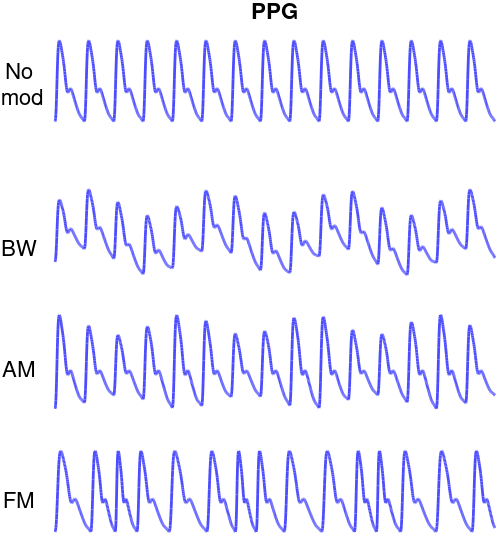
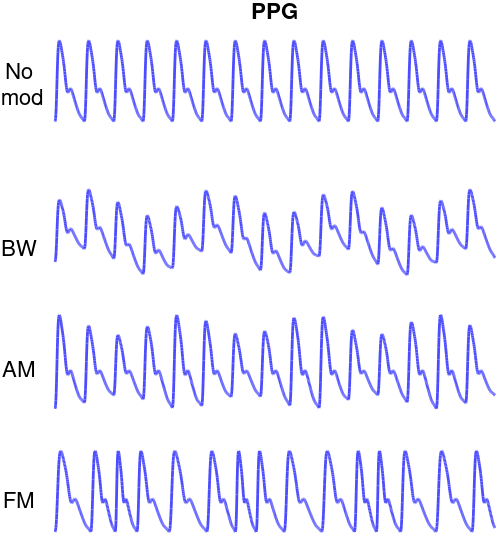
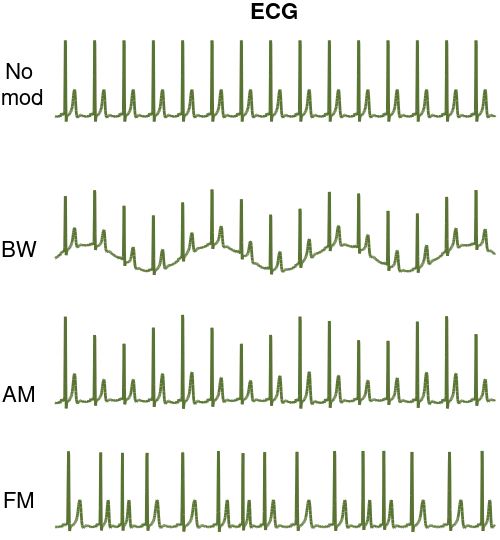
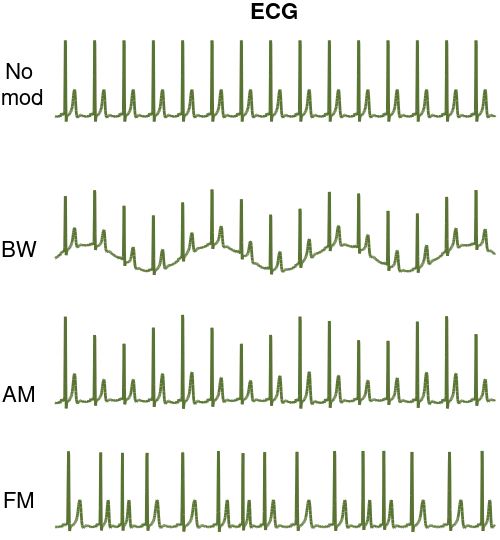

These figures' MATLAB source, in order:
function make_respiratory_modulations_plot
% make_respiratory_modulations_plot creates a plot of respiratory
% modulations of the ECG and PPG signals. 
%
%               make_respiratory_modulations_plot
%
%	This file creates the image originally published in:
%           Charlton P.H. et al. An assessment of algorithms to estimate
%           respiratory rate from the electrocardiogram and photoplethysmogram,
%           Physiological Measurement, 37(4), 2016
%           DOI: https://doi.org/10.1088/0967-3334/37/4/610
%   Please cite this publication when using this image.
%
%   In addition, it was modified on 27th Feb 2020 to also create individual
%   images for the ECG and PPG
%   
%   Output:
%       PNG images in the same folder as this script: one illustrating both
%       ECG and PPG signals, and one for each signal individually.
%     
%   Comments, Questions, Criticisms, Feedback, Contributions:
%       See: http://peterhcharlton.github.io/RRest/contributions.html
%
%   Licence:
%       please see the accompanying file named "LICENSE"
%

%% Settings

no_beats = 511;
sig_range = 1;
f_r = 0.23; w_r = 2*pi*f_r;
f_c = 1.2; w_c = 2*pi*f_c;
fs = 100;
a_r = 0.22;

%% Load data

ecg_data.t = 0:0.01:1;
ecg_data.v = [0.0628929206915458,0.0628929206915458,0.0587000506488106,0.0607963906957733,0.0587000506488106,0.0628929206915458,0.0587000506488106,0.0649893007277317,0.0587000506488106,0.0649893906993127,0.0628929206915458,0.0628929206915458,0.0587001706021793,0.0607964806721212,0.0754714208624968,0.0670857907342811,0.0712786607770163,0.0607965306526915,0.0587000506488106,0.0712790306332367,0.0796641009790649,0.0880504708590479,0.100628751076163,0.0985321711111414,0.0922430109906925,0.0817607109175321,0.0796644008624868,0.0859536009673920,0.0838574908197314,0.0943395309891593,0.0964358810334277,0.0964358810334277,0.0796640410023805,0.138365121315293,0.553456376600879,1,0.964354102164553,0.276729142911456,0,0.0251570603185868,0.0628930206526865,0.0649893907034836,0.0712784908430773,0.0733751507770112,0.0712787207537007,0.0796644008624868,0.0796644008624868,0.0880501409479572,0.0838572908974501,0.0943395809596000,0.0964358810334277,0.106917921192726,0.109014511153862,0.115303891188820,0.121593101289839,0.129978841375310,0.138364581460780,0.153039681588981,0.167714841693866,0.186582621942805,0.218028912350468,0.247379232560238,0.285115292855479,0.322850853343825,0.352200673749083,0.375261713885036,0.389936784024894,0.394129654067629,0.373165483784006,0.329140363329457,0.259957612777821,0.190775711926268,0.138365241204309,0.0922432209090877,0.0754715108275234,0.0545071806060754,0.0545071806060754,0.0461214405206049,0.0545071806060754,0.0566034506718976,0.0628929206915458,0.0628929206915458,0.0712786607770163,0.0712786607770163,0.0754715308197515,0.0754715308197515,0.0796644008624868,0.0796644008624868,0.0796644008624868,0.0796644008624868,0.0754716807614624,0.0712786607770163,0.0712786607770163,0.0754715308197515,0.0670859806604482,0.0628929206915458,0.0670857907342811,0.0607963906957734,0.0670857907342811,0.0628929206915458,0.0712786607770163];

ppg.t = 0:0.01:1;
ppg.v = [0,0.00927542939852481,0.0372488322480372,0.0896445546165244,0.169004189004819,0.272647048523832,0.393762147326141,0.522824548449564,0.648130256209061,0.758626219281831,0.847819546835619,0.914400499067893,0.959234915642351,0.985437381517778,0.997714838452157,1,0.995011418768304,0.985125871133712,0.971761461825674,0.955456925699569,0.937412807053363,0.917629320396664,0.896682390477446,0.875479725915258,0.853916479121250,0.832170367477851,0.810423915529333,0.788209093110292,0.764908967193013,0.739300355899694,0.712381664572962,0.683143829496475,0.651587233363082,0.618067496536693,0.583173995134062,0.547292623927837,0.511984733125585,0.478482376769321,0.447658087846185,0.420523059079013,0.397447373925289,0.378897500664425,0.366497617029747,0.359654515162849,0.357484309046336,0.359638663309276,0.364692117662492,0.372113594720006,0.380055318961484,0.388913036314599,0.399242502208559,0.406355757469157,0.408744202083830,0.407861780008873,0.404510362335276,0.398839763639832,0.390849762384774,0.382094285048579,0.372173831593098,0.361197192580294,0.349640925944862,0.337504695928278,0.325000637378979,0.312496521432379,0.300276611142535,0.287995625629235,0.275491584041999,0.263380083238680,0.251419743047758,0.239459173263126,0.227498880486464,0.215538282837730,0.203643944307285,0.192226987553774,0.180948415515039,0.170075343432093,0.159202176822953,0.148329061636135,0.137738867025047,0.127409366648891,0.117434993958546,0.108040650505145,0.0992259833676540,0.0909912956489715,0.0833362360009967,0.0775118991588359,0.0715432265228746,0.0656005086235839,0.0601638844825797,0.0549468564227474,0.0507434502364092,0.0467557643993294,0.0426247533240844,0.0390735410794610,0.0355210529792382,0.0310620642768787,0.0254434048267722,0.0182660054583478,0.0102196996141933,0.00347880408741879,0.00152249485121779];

sin_wave.t = ppg.t;
sin_wave.v = sin(w_c*ppg.t);

%% Find plain data
for sig = {'ppg', 'ecg_data', 'sin_wave'}
    % Extract data
    eval(['data = ' sig{1,1} ';']);
    % Normalise data
    data.v = sig_range * (data.v - min(data.v))/(range(data.v));
    % Multiply data
    data.seg.v = [ data.v, repmat(data.v(2:end), [1,no_beats-1]) ];
    data.seg.t = 0:(1/fs):no_beats;
    % Re-insert data
    eval([sig{1,1} ' = data;']);
end

%% Find modulated data
for sig = {'ppg', 'ecg_data', 'sin_wave'}
    % Extract data
    eval(['data = ' sig{1,1} ';']);
    % BW:
    data.bw.v = data.seg.v + a_r*sin(w_r*data.seg.t);
    data.bw.t = data.seg.t;
    % AM:
    data.am.t = data.seg.t;
    % data.am.v = data.seg.v.*(1+a_r*sin(w_r*data.seg.t));
    data.am.v = detrend(data.seg.v).*((1/a_r)+cos(w_r*data.seg.t));
    % FM:
    temp.t = data.seg.t + a_r*sin(w_r*data.seg.t);
    temp.v = data.seg.v;
    data.fm.t = data.seg.t;
    data.fm.v = interp1(temp.t, temp.v, data.fm.t);
    % Re-insert data
    eval([sig{1,1} ' = data;']);
end

%% Make individual PPG and ECG modulations figures
make_individual_ppg_ecg_figs(ppg, ecg_data);

%% Make PPG and ECG modulations figure
make_ppg_ecg_fig(ppg, ecg_data);

end

function make_ppg_ecg_fig(ppg, ecg_data)

% setup figure
close all
duration = 15;
paper_size = [480 270 960 540]./100;
height = 0.18;
width = 0.43;
h_fig = figure('Position',paper_size*100);
set(gcf,'color','w');
color = get(h_fig,'Color');
fontsize = 16;

% Plot PPG and ECG
temp = ppg;
ppg_col = [0.3, 0.3, 1];
ax(1) = subplot('Position', [0.07, 0.7, width, height]); data = temp.seg; rel_els = find(data.t<=duration); plot(data.t(rel_els), data.v(rel_els), 'Color', ppg_col, 'LineWidth', 2), xlim([min(data.t(rel_els)), max(data.t(rel_els))]), ylim([min(data.v(rel_els))-0.1, max(data.v(rel_els))+0.1]), set(gca, 'XTick', [], 'YTick', []), set(gca,'XColor',color,'YColor',color,'TickDir','out'), ylabel({' ','No       ', 'mod      '}, 'Rotation', 0, 'Color', 'k', 'FontSize', fontsize, 'Position', [-0.5,0.2]), title('PPG', 'FontSize', fontsize)
ax(2) = subplot('Position', [0.07, 0.46, width, height]); data = temp.bw; rel_els = find(data.t<=duration); plot(data.t(rel_els), data.v(rel_els), 'Color', ppg_col, 'LineWidth', 2), xlim([min(data.t(rel_els)), max(data.t(rel_els))]), ylim([min(data.v(rel_els))-0.1, max(data.v(rel_els))+0.1]), set(gca, 'XTick', [], 'YTick', []), set(gca,'XColor',color,'YColor',color,'TickDir','out'), ylabel('BW       ', 'Rotation', 0, 'Color', 'k', 'FontSize', fontsize, 'Position', [-0.5,0.1])
ax(3) = subplot('Position', [0.07, 0.23, width, height]); data = temp.am; rel_els = find(data.t<=duration); plot(data.t(rel_els), data.v(rel_els), 'Color', ppg_col, 'LineWidth', 2), xlim([min(data.t(rel_els)), max(data.t(rel_els))]), ylim([min(data.v(rel_els))-0.1, max(data.v(rel_els))+0.1]), set(gca, 'XTick', [], 'YTick', []), set(gca,'XColor',color,'YColor',color,'TickDir','out'), ylabel('AM       ', 'Rotation', 0, 'Color', 'k', 'FontSize', fontsize, 'Position', [-0.5,-0.3])
ax(4) = subplot('Position', [0.07, 0.00, width, height]); data = temp.fm; rel_els = find(data.t<=duration); plot(data.t(rel_els), data.v(rel_els), 'Color', ppg_col, 'LineWidth', 2), xlim([min(data.t(rel_els)), max(data.t(rel_els))]), ylim([min(data.v(rel_els))-0.1, max(data.v(rel_els))+0.1]), set(gca, 'XTick', [], 'YTick', []), set(gca,'XColor',color,'YColor',color,'TickDir','out'), ylabel('FM       ', 'Rotation', 0, 'Color', 'k', 'FontSize', fontsize, 'Position', [-0.5,0.3])
temp = ecg_data;
ecg_col = [0.35, 0.45, 0.2];
ax(1) = subplot('Position', [0.56, 0.7, width, height]); data = temp.seg; rel_els = find(data.t<=duration); plot(data.t(rel_els), data.v(rel_els), 'Color', ecg_col, 'LineWidth', 2), xlim([min(data.t(rel_els)), max(data.t(rel_els))]), ylim([min(data.v(rel_els))-0.1, max(data.v(rel_els))+0.1]), set(gca, 'XTick', [], 'YTick', []), set(gca,'XColor',color,'YColor',color,'TickDir','out'), title('ECG', 'FontSize', fontsize), %ylabel('No mod             ', 'Rotation', 0, 'Color', 'k', 'FontSize', fontsize)
ax(2) = subplot('Position', [0.56, 0.46, width, height]); data = temp.bw; rel_els = find(data.t<=duration); plot(data.t(rel_els), data.v(rel_els), 'Color', ecg_col, 'LineWidth', 2), xlim([min(data.t(rel_els)), max(data.t(rel_els))]), ylim([min(data.v(rel_els))-0.1, max(data.v(rel_els))+0.1]), set(gca, 'XTick', [], 'YTick', []), set(gca,'XColor',color,'YColor',color,'TickDir','out'), %ylabel('BW        ', 'Rotation', 0, 'Color', 'k', 'FontSize', fontsize)
ax(3) = subplot('Position', [0.56, 0.23, width, height]); data = temp.am; rel_els = find(data.t<=duration); plot(data.t(rel_els), data.v(rel_els), 'Color', ecg_col, 'LineWidth', 2), xlim([min(data.t(rel_els)), max(data.t(rel_els))]), ylim([min(data.v(rel_els))-0.1, max(data.v(rel_els))+0.1]), set(gca, 'XTick', [], 'YTick', []), set(gca,'XColor',color,'YColor',color,'TickDir','out'), %ylabel('AM        ', 'Rotation', 0, 'Color', 'k', 'FontSize', fontsize)
ax(4) = subplot('Position', [0.56, 0.00, width, height]); data = temp.fm; rel_els = find(data.t<=duration); plot(data.t(rel_els), data.v(rel_els), 'Color', ecg_col, 'LineWidth', 2), xlim([min(data.t(rel_els)), max(data.t(rel_els))]), ylim([min(data.v(rel_els))-0.1, max(data.v(rel_els))+0.1]), set(gca, 'XTick', [], 'YTick', []), set(gca,'XColor',color,'YColor',color,'TickDir','out'), %ylabel('FM        ', 'Rotation', 0, 'Color', 'k', 'FontSize', fontsize)

set(h_fig,'PaperUnits','inches');
set(h_fig,'PaperSize', [paper_size(3), paper_size(4)]);
set(h_fig,'PaperPosition',[0 0 paper_size(3) paper_size(4)]);

%% Save figure
save_name = 'resp_mods';
save_fig(save_name, h_fig);

end

function make_individual_ppg_ecg_figs(ppg, ecg_data)

for fig_no = 1 : 2
    
    switch fig_no
        case 1
            temp = ppg;
            save_name = 'ppg_resp_mods';
            sig_col = [0.3, 0.3, 1];
    
        case 2
            temp = ecg_data;
            save_name = 'ecg_resp_mods';
            sig_col = [0.35, 0.45, 0.2];
    
    end
    title_text = upper(save_name(1:3));
    
    % setup figure
    close all
    duration = 15;
    paper_size = [480 270 500 540]./100;
    height = 0.18;
    width = 0.88;
    h_fig = figure('Position',paper_size*100);
    set(gcf,'color','w');
    color = get(h_fig,'Color');
    fontsize = 16;
    
    % Plot PPG or ECG
    ax(1) = subplot('Position', [0.11, 0.76, width, height]); data = temp.seg; rel_els = find(data.t<=duration); plot(data.t(rel_els), data.v(rel_els), 'Color', sig_col, 'LineWidth', 2), xlim([min(data.t(rel_els)), max(data.t(rel_els))]), ylim([min(data.v(rel_els))-0.1, max(data.v(rel_els))+0.1]), set(gca, 'XTick', [], 'YTick', []), set(gca,'XColor',color,'YColor',color,'TickDir','out'), ylabel({' ','No       ', 'mod      '}, 'Rotation', 0, 'Color', 'k', 'FontSize', fontsize, 'Position', [-0.5,0.2]), title(title_text, 'FontSize', fontsize)
    ax(2) = subplot('Position', [0.11, 0.48, width, height]); data = temp.bw; rel_els = find(data.t<=duration); plot(data.t(rel_els), data.v(rel_els), 'Color', sig_col, 'LineWidth', 2), xlim([min(data.t(rel_els)), max(data.t(rel_els))]), ylim([min(data.v(rel_els))-0.1, max(data.v(rel_els))+0.1]), set(gca, 'XTick', [], 'YTick', []), set(gca,'XColor',color,'YColor',color,'TickDir','out'), ylabel('BW       ', 'Rotation', 0, 'Color', 'k', 'FontSize', fontsize, 'Position', [-0.5,0.1])
    ax(3) = subplot('Position', [0.11, 0.24, width, height]); data = temp.am; rel_els = find(data.t<=duration); plot(data.t(rel_els), data.v(rel_els), 'Color', sig_col, 'LineWidth', 2), xlim([min(data.t(rel_els)), max(data.t(rel_els))]), ylim([min(data.v(rel_els))-0.1, max(data.v(rel_els))+0.1]), set(gca, 'XTick', [], 'YTick', []), set(gca,'XColor',color,'YColor',color,'TickDir','out'), ylabel('AM       ', 'Rotation', 0, 'Color', 'k', 'FontSize', fontsize, 'Position', [-0.5,-0.3])
    ax(4) = subplot('Position', [0.11, 0.00, width, height]); data = temp.fm; rel_els = find(data.t<=duration); plot(data.t(rel_els), data.v(rel_els), 'Color', sig_col, 'LineWidth', 2), xlim([min(data.t(rel_els)), max(data.t(rel_els))]), ylim([min(data.v(rel_els))-0.1, max(data.v(rel_els))+0.1]), set(gca, 'XTick', [], 'YTick', []), set(gca,'XColor',color,'YColor',color,'TickDir','out'), ylabel('FM       ', 'Rotation', 0, 'Color', 'k', 'FontSize', fontsize, 'Position', [-0.5,0.3])
    
    set(h_fig,'PaperUnits','inches');
    set(h_fig,'PaperSize', [paper_size(3), paper_size(4)]);
    set(h_fig,'PaperPosition',[0 0 paper_size(3) paper_size(4)]);
    
    %% Save figure
    save_fig(save_name, h_fig);
    
end

end

function save_fig(save_name, h_fig)

% Setup file path
[folder, ~, ~] = fileparts(mfilename('fullpath'));
if ~isempty(strfind(folder, '\'))
    slash_dirn = '\';
else
    slash_dirn = '/';
end
savepath = [folder, slash_dirn, save_name];

% PNG
print(h_fig,'-dpng',savepath)

% PDF
% print(h_fig,'-dpdf',savepath)

% EPS
% I found that using the save command on the figure window worked best.
print(h_fig,'-depsc',savepath)

end
